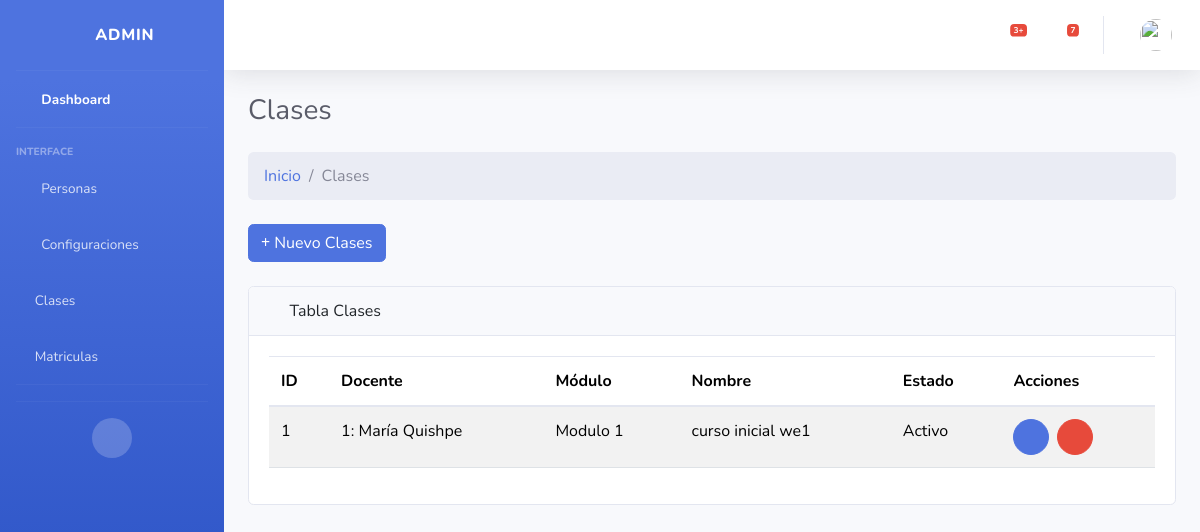
Before: /clase/ with the older database file.
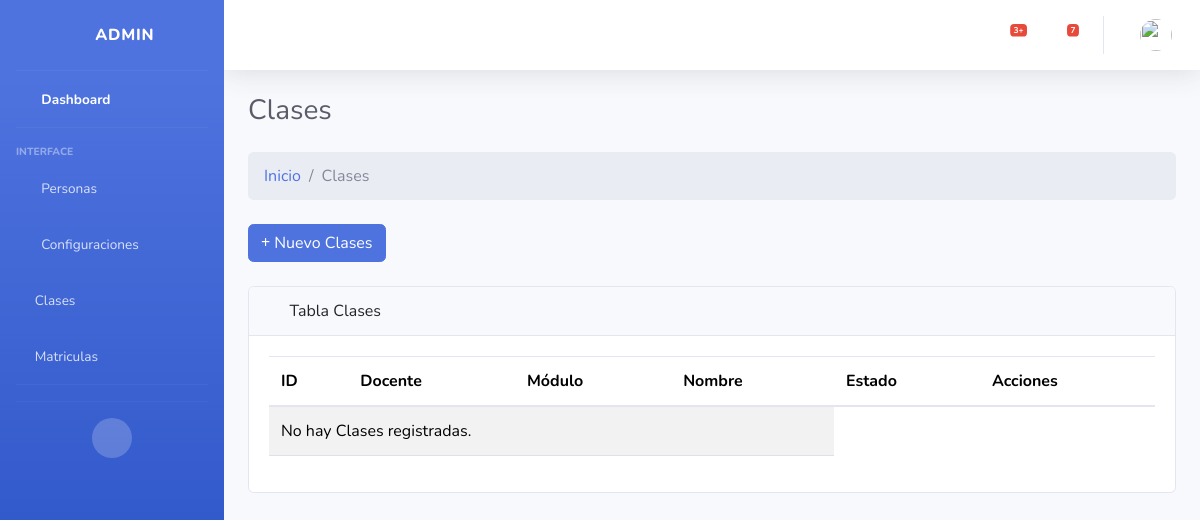
After: the same page with the newer database file.
### Aplicaciones/core/models.py (models this page shows, shortened)
class Clases (models.Model):
    cla_id = models.AutoField(primary_key=True)
    fk_docente = models.ForeignKey(Docentes,verbose_name='Docente',on_delete=models.CASCADE)
    fk_modulo = models.ForeignKey(Modulos,verbose_name='Modulo',on_delete=models.CASCADE)
    cla_nombre = models.CharField(max_length=100,null=False,verbose_name="Clase:")
    cla_estado = models.BooleanField(default=True,verbose_name='Estado:')
    cla_fecha_creacion = models.DateTimeField(auto_now_add=True,verbose_name='Creado el:')
    cla_fecha_actualizacion = models.DateTimeField(auto_now=True,verbose_name='Actualizado el:')

class Docentes(models.Model):
    doc_id = models.AutoField(primary_key=True)
    fk_id_persona = models.ForeignKey(Personas,verbose_name='Persona',on_delete=models.CASCADE)
    doc_cargo = models.CharField(max_length=100,default="Null",null=False,verbose_name="Cargo:")
    doc_fotografia = models.ImageField(upload_to='docentes/',default='Sin Foto',verbose_name="Fotografía:")
    doc_estado = models.BooleanField(default=True,verbose_name='Estado:')
    def __str__(self):
        return f"{self.doc_id}: {self.fk_id_persona.fk_id_usuario.first_name} {self.fk_id_persona.fk_id_usuario.last_name}"

class Personas(models.Model):
    per_id = models.AutoField(primary_key=True)
    fk_id_usuario = models.ForeignKey(User,verbose_name='Usuario',on_delete=models.CASCADE)
    per_segundo_nombre = models.CharField(max_length=50,default="Null",null=False,verbose_name="Segundo nombre:")
    per_segundo_apellido = models.CharField(max_length=50,default="Null",null=False,verbose_name="Segundo apellido:")
    per_fecha_nacimiento = models.DateField(default="Null",verbose_name="Fecha de nacimiento:")
    per_cedula = models.CharField(max_length=15,default="Null",null=False,verbose_name="Cédula:")
    per_telefono = models.CharField(max_length=15,default="Null",null=True,verbose_name="Teléfono:")
    per_fecha_actualizacion = models.DateTimeField(auto_now=True,verbose_name='Actualizado el:')

class Modulos(models.Model):
    mod_id = models.AutoField(primary_key=True)
    mod_nombre = models.CharField(max_length=50,null=False,unique=True,verbose_name="Nombre del modulo:")
    mod_descripcion = models.CharField(max_length=100,null=False,verbose_name="Descripción del modulo:")
    mod_estado = models.BooleanField(default=True,verbose_name='Estado:')
    mod_fecha_creacion = models.DateTimeField(auto_now_add=True,verbose_name='Creado el:')
    mod_fecha_actualizacion = models.DateTimeField(auto_now=True,verbose_name='Actualizado el:')
    def __str__(self):
        return f"{self.mod_id}: {self.mod_nombre}"

### Aplicaciones/core/views/crud_clase_views.py (the view, shortened to what this page needs)
# urls.py: path('clase/', crud_clase_views.index, name='clase_index'),
def index(request):
    clases = Clases.objects.all()
    form = ClasesForm()
    docentes = Docentes.objects.filter(doc_estado=True)
    modulos = Modulos.objects.filter(mod_estado=True)
    clase_a_editar = None  # Para usar si queremos reabrir el modal con errores
    form_editar = None
    return render(request, 'clases/Index.html', {
        'clases': clases,
        'form': form,
        'docentes': docentes,
        'modulos': modulos,
        'form_editar': form_editar,
        'clase_a_editar': clase_a_editar,
    })

### Aplicaciones/core/templates/clases/Index.html (shortened to what this page needs)
{% extends "plantillas/MasterAdmin.html" %}
{% load static %}
{% block content %}
<div class="container-fluid ">
    <div class="d-sm-flex align-items-center justify-content-between mb-4">
        <h1 class="h3 mb-0 text-gray-800">Clases</h1>
    </div>
    <ol class="breadcrumb mb-4">
        <li class="breadcrumb-item"><a href="{% url 'core_admin' %}">Inicio</a></li>
        <li class="breadcrumb-item active">Clases</li>
    </ol>
    <div class="mb-4">
        <a href="#" class="btn btn-primary" type="button" data-bs-toggle="modal" data-bs-target="#modalCrear"><i
                class="fas fa-plus"></i> Nuevo
            Clases</a>
    </div>
    <div class="card mb-4">
        <div class="card-header">
            <i class="fas fa-table me-1"></i>
            Tabla Clases
        </div>
        <div class="card-body">
            <div class="table-responsive">
                <table class="table table-striped" id="tbl-admin" width="100%" cellspacing="0">
                    <thead>
                        <tr>
                            <th>ID</th>
                            <th>Docente</th>
                            <th>Módulo</th>
                            <th>Nombre</th>
                            <th>Estado</th>
                            <th>Acciones</th>
                        </tr>
                    </thead>
                    <tbody>
                        {% for clase in clases %}
                            <tr>
                                <td>{{ clase.cla_id }}</td>
                                <td>
                                    {{ clase.fk_docente }}
                                <td>{{ clase.fk_modulo.mod_nombre }}</td>
                                <td>{{ clase.cla_nombre }}</td>
                                <td>
                                    {% if clase.cla_estado %}
                                        Activo
                                    {% else %}
                                        Inactivo
                                    {% endif %}
                                </td>
                                <td>
                                    <div class="d-flex gap-2">
                                        <a href="#" class="btn btn-sm btn-primary rounded-circle d-flex align-items-center justify-content-center"
                                            style="width: 36px; height: 36px;" data-bs-toggle="modal" data-bs-target="#modalEditar{{ clase.cla_id }}"><i
                                                class="fas fa-edit"></i></a>
                                        <a href="#" class="btn btn-sm btn-danger rounded-circle d-flex align-items-center justify-content-center"
                                            style="width: 36px; height: 36px;" data-bs-toggle="modal" data-bs-target="#modalEliminar{{ clase.cla_id }}"><i
                                                class="fas fa-trash"></i></a>
                                    </div>
                                </td>
                            </tr>
                        {% empty %}
                        <tr>
                            <td colspan="4">No hay Clases registradas.</td>
                        </tr>
                        {% endfor %}
                    </tbody>
                </div>
            </div>
        </div>
    </div>
</div>
{% endblock %}

Changed rows visible on the page:
removed Clases: cla_id "1", fk_docente "1: María Quishpe", fk_modulo.mod_nombre "Modulo 1", cla_nombre "curso inicial we1", cla_estado "Activo"
Other visible differences:
text now shown: "No hay Clases registradas."
